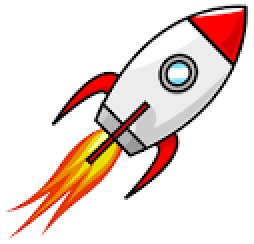
#> input picture rocket.png, 127 x 122 px, given in place of the camera (shown 2 times larger)
$ python find_contour_and_mask2.py
#> lines starting #> are read from the running program, lines starting #| are printed output that depends on the picture; after the words box and inside, x2 and y2 are one past the last pixel; in counts of white or black regions, pixels touching at a corner belong together
#> further down, frame is the input picture: shape (122, 127, 3); mean B, G, R 211.7, 217.7, 234.8
import cv2
import numpy as np


dictionary = cv2.aruco.getPredefinedDictionary(cv2.aruco.DICT_4X4_250)
detector = cv2.aruco.ArucoDetector(dictionary)
parameters = cv2.aruco.DetectorParameters
parameters.cornerRefinementMethod = cv2.aruco.CORNER_REFINE_SUBPIX


def filter_intensity(frame, min_intensity, max_intensity):
    # Convert the frame to grayscale
#> called with min_intensity = 165, max_intensity = 170
    gray_frame = cv2.cvtColor(frame, cv2.COLOR_BGR2GRAY)

    # min_intensity = 165
    # max_intensity = 170

    # Create a binary mask based on the intensity range
    mask = np.zeros_like(gray_frame)
    mask[np.logical_and(gray_frame >= min_intensity, gray_frame <= max_intensity)] = 255

    # Apply the mask to the original frame to obtain the filtered frame
    filtered_frame = cv2.bitwise_and(frame, frame, mask=mask)
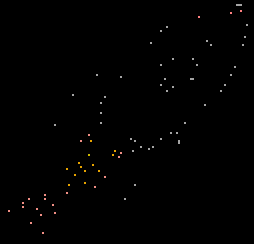
#> filtered_frame: shape (122, 127, 3) (shown 2 times larger); mean B, G, R 0.7, 0.8, 1

    return filtered_frame


def mask_intensity(frame):
    min_intensity = 165
    max_intensity = 170

    # Filter the frame based on intensity range (e.g., minimum intensity of 165 and maximum intensity of 170)
    filtered_frame = filter_intensity(frame, min_intensity, max_intensity) # 165, 170 wokr

    # Convert the filtered frame to grayscale
    gray_filtered = cv2.cvtColor(filtered_frame, cv2.COLOR_BGR2GRAY)

    # Find contours in the filtered frame
    contours, _ = cv2.findContours(gray_filtered, cv2.RETR_EXTERNAL, cv2.CHAIN_APPROX_SIMPLE)
#> contours = 79 contours, all with area under 20

    mask = cv2.inRange(gray_filtered, min_intensity, max_intensity)
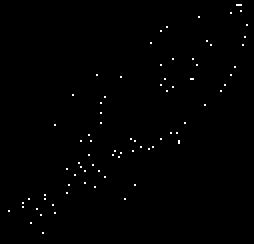
#> mask: shape (122, 127) (shown 2 times larger); 0.54% white in thin lines or dots, all inside (x1, y1, x2, y2) = (4, 2, 124, 117)


    masked_frame = cv2.bitwise_and(frame, frame, mask=mask)


    # Dilate the masked image to enhance the contours
    kernel_size = 75  # Size of the kernel
    kernel = cv2.getStructuringElement(cv2.MORPH_ELLIPSE, (kernel_size, kernel_size))
    dilated_frame = cv2.dilate(mask, kernel)
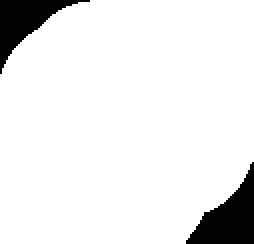
#> dilated_frame: shape (122, 127) (shown 2 times larger); 91.8% white; 2 black regions

    # Find contours in the mask
    contours, hierarchy = cv2.findContours(dilated_frame, cv2.RETR_EXTERNAL, cv2.CHAIN_APPROX_SIMPLE)
#> contours = 1 contour; box (x1, y1, x2, y2) and area: (0, 0, 127, 122) 14012


    result = np.zeros_like(frame)

    # Draw the contours on the result image
    cv2.drawContours(result, contours, -1, (255, 255, 255), thickness=cv2.FILLED)
#> result: shape (122, 127, 3); 91.8% white; 2 black regions, box (x1, y1, x2, y2) and area: (93, 81, 127, 122) 688, (0, 0, 45, 37) 576

    # Apply the inverse of the mask to the original frame
    inverse_mask = cv2.bitwise_not(mask)
    result = cv2.bitwise_and(frame, result, mask=inverse_mask)


    # Add the masked frame to the result image
    result = cv2.add(result, masked_frame)
    return result


def detection(frame):
    corners, ids, rejected = detector.detectMarkers(frame)

    # Print the detected corners

    # verbose = corner in corner_set
    # if verbose:
    #     print('Detected Corner: ', corner)


    criteria = (cv2.TERM_CRITERIA_EPS + cv2.TERM_CRITERIA_MAX_ITER, 30, 0.001) #max ieter, desired accuracy
    winSize = (7, 7) # It provides a relatively small search neighborhood
    zeroZone = (1, 1) #restricts the corner refinement process to a very local region around each corner


    refined_corners = []
    for corner_set in corners:
        refined = cv2.cornerSubPix(frame, corner_set, winSize, zeroZone, criteria)
        refined_corners.append(refined)
        for corner in refined_corners:
            print("Refined Corner: ", corner)


    '''
    rejected_corners = []
    for corner_set in rejected:
        reject = cv2.cornerSubPix(frame, corner_set, winSize, zeroZone, criteria)
        rejected_corners.append(reject)
        #for corner in rejected_corners:
            #print("Refined Corner: ", rejected)
    '''

    # Calculate the refined corner locations

    visualizer = cv2.cvtColor(frame, cv2.COLOR_GRAY2BGR)

    #We take that and input it in this module(.drawDet...(inserted here))
    visualizer = cv2.aruco.drawDetectedMarkers(visualizer, refined_corners, ids)

    #return visualizer
    return visualizer

#After masking the dilated contour we then process that and try running detect on it to obtain our final results.
def pre_proccessing(frame):
    framed = mask_intensity(frame)
    new_trans_color = cv2.cvtColor(framed, cv2.COLOR_BGR2GRAY) #COLOR_BGR2GRAY
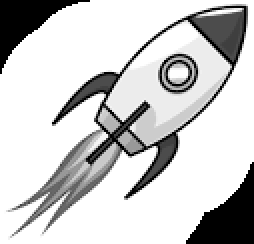
#> new_trans_color: shape (122, 127) (shown 2 times larger); min 0, max 255, mean 201.3
    new_trans = cv2.bitwise_not(new_trans_color)

    #clahe = cv2.createCLAHE(clipLimit=4, tileGridSize=(16,16)) #DELETE reduces detectability
    #new_trans = clahe.apply(new_trans)
    new_trans = cv2.GaussianBlur(new_trans, (9, 9), 1)
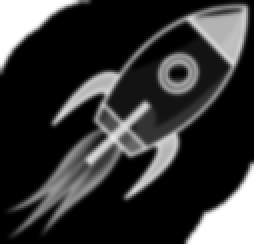
#> new_trans: shape (122, 127) (shown 2 times larger); min 0, max 255, mean 53.6
    new_trans = cv2.adaptiveThreshold(new_trans, 255, cv2.ADAPTIVE_THRESH_MEAN_C, cv2.THRESH_BINARY, 45,1)
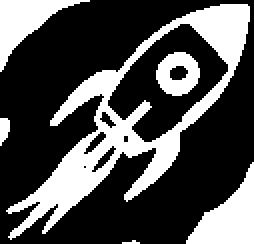
#> new_trans: shape (122, 127) (shown 2 times larger); 31.1% white; 6 white regions (1 under 20 px), largest, box (x1, y1, x2, y2) and area: (3, 2, 125, 120) 3154, (93, 81, 127, 122) 693, (0, 0, 45, 36) 581, (78, 26, 100, 48) 320, (0, 59, 5, 73) 53

    #_, new_trans = cv2.threshold(new_trans, 80, 255, cv2.THRESH_BINARY)


    detections = detection(new_trans)
#> in detection, `corners, ids, rejected = detector.detectMarkers(frame)`: corners = (); ids = None; rejected = 13 items
#> after the loop in detection, `for corner_set in corners:`: refined_corners = []
#> in detection, `visualizer = cv2.cvtColor(frame, cv2.COLOR_GRAY2BGR)`: visualizer: shape (122, 127, 3); 31.1% white; 6 white regions (1 under 20 px)
    return detections


# Initialize the camera
camera = cv2.VideoCapture(0)  # Adjust the parameter (0 or 1) based on the camera index


while True:
    # Capture a frame from the camera
    ret, frame = camera.read()
    pre_proccessingg = pre_proccessing(frame)
    mask = mask_intensity(frame)
#> in mask_intensity (call 2), `contours, _ = cv2.findContours(gray_filtered, cv2.RETR_EXTERNAL, cv2.C..`: contours = 79 contours, all with area under 20
#> in mask_intensity (call 2), `contours, hierarchy = cv2.findContours(dilated_frame, cv2.RETR_EXTERNA..`: contours = 1 contour; box (x1, y1, x2, y2) and area: (0, 0, 127, 122) 14012

    # stack the initialized screens
    stacked = np.hstack((frame, mask, pre_proccessingg))
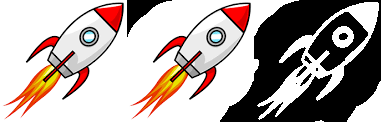
#> stacked: shape (122, 381, 3); mean B, G, R 160.6, 164.6, 176


    cv2.imshow('frame Window', stacked)


    # Check for user input to exit
    if cv2.waitKey(1) & 0xFF == ord('q'):
#> (key q is pressed here)
        break

# Release the camera and close windows
camera.release()
cv2.destroyAllWindows()
